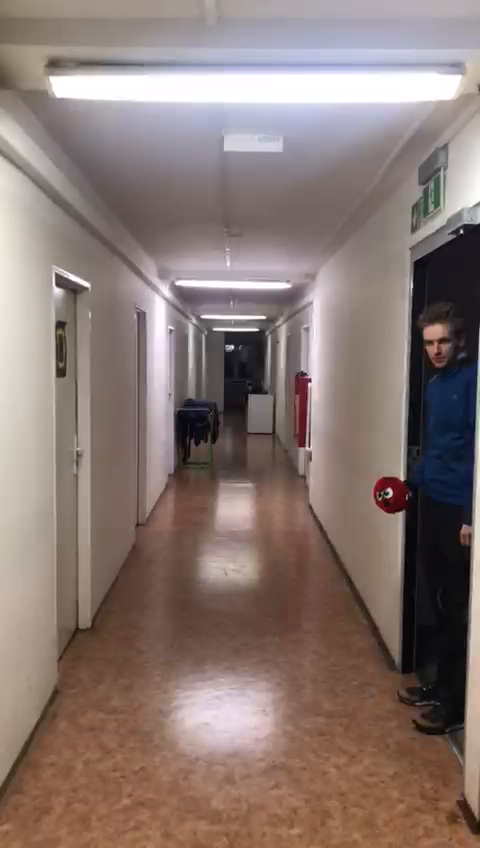
#> input picture frame 6 of video.mp4, 480 x 848 px
$ python testedif.py
#> lines starting #> are read from the running program, lines starting #| are printed output that depends on the picture; after the words box and inside, x2 and y2 are one past the last pixel; in counts of white or black regions, pixels touching at a corner belong together
import cv2
import numpy as np
from scipy.ndimage.filters import gaussian_filter
from umucv.umucv.kalman import kalman, ukf
import umucv.umucv.htrans as ht

REDU = 8
def rgbh(xs,mask):
    def normhist(x): return x / np.sum(x)

    def h(rgb):
        return cv2.calcHist([rgb]
                                , [0,1,2]
                                , imCropMask
                                ,[256//REDU, 256//REDU, 256//REDU]
                                , [0,256] + [0,256] + [0,2561]
                            )
    return normhist(sum(map(h,xs)))

def smooth(s,x):
    return gaussian_filter(x,s,mode='constant')

cap = cv2.VideoCapture("video.mp4")
fgbg = cv2.createBackgroundSubtractorMOG2(500,60, True)
kernel = np.ones((3,3) , np.uint8)
crop = False
camshift = False

termination = (cv2.TERM_CRITERIA_EPS    | cv2.TERM_CRITERIA_COUNT,10,1)

font = cv2.FONT_HERSHEY_SIMPLEX
pause = False
degree = np.pi/180
a = np.array([0,900])

fps = 120
dt = 1/fps
t = np.arange(0,2.01,dt)
noise = 3

F = np.array(
    [1, 0, dt, 0,
     0, 1, 0, dt,
     0, 0, 1, 0,
     0, 0, 0, 1 ]).reshape(4,4)

B = np.array(
    [dt**2/2, 0,
     0,       dt**2/2,
     dt,      0,
     0,       dt ]).reshape(4,2)

H = np.array(
    [1, 0, 0, 0,
     0, 1, 0, 0]).reshape(2,4)

mu = np.array([0,0,0,0])
P = np.diag([1000,1000,1000,1000])**2
#res = [(mu,P,mu)]
res=[]
N = 15

sigmaM = 0.0001
sigmaZ = 3* noise

Q = sigmaM**2 * np.eye(4)
R = sigmaZ**2 * np.eye(2)

listCenterX=[]
listCenterY=[]
listpoints=[]


while True:
    cv2.waitKey(40)
    key = cv2.waitKey(1) & 0xFF
#> (key q is pressed here)
    if key== ord("c") : crop = True
    if key== ord("p") : P = np.diag([100,100,100,100])**2
    if key== 27: break
    if key== ord(" ") : pause = not pause
    if (pause) : continue


    ret, frame = cap.read()
#> frame is the input picture: shape (848, 480, 3); mean B, G, R 115.2, 120.4, 137
    #
    #frame = cv2.resize(frame, (1366,768))

    fgmask = fgbg.apply(frame)
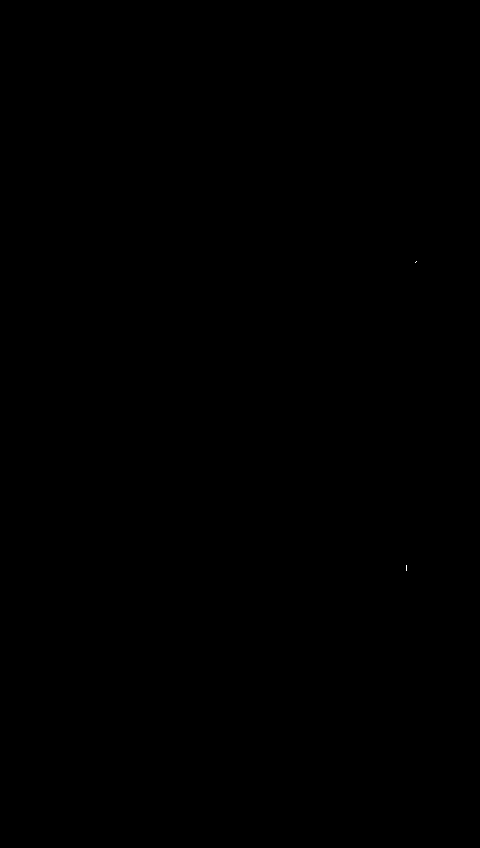
#> fgmask: shape (848, 480); values 127 (black) and 255 (white), 0% white in thin lines or dots, all inside (x1, y1, x2, y2) = (406, 261, 417, 571)

    fgmask = cv2.erode(fgmask,kernel,iterations = 1)
#> fgmask: shape (848, 480); every value is 127
    fgmask = cv2.medianBlur(fgmask, 3)
    fgmask = cv2.dilate(fgmask,kernel,iterations = 2)

    fgmask = (fgmask > 200).astype(np.uint8)*255
#> fgmask: shape (848, 480); every value is 0
    colorMask = cv2.bitwise_and(frame, frame, mask = fgmask)
#> colorMask: shape (848, 480, 3); every value is 0

    if(crop):
        fromCenter= False
        img = colorMask
        r = cv2.selectROI(img,fromCenter)
        imCrop = img[int(r[1]):int(r[1]+r[3]), int(r[0]):int(r[0]+r[2])]
        crop = False
        camshift = True
        imCropMask = cv2.cvtColor(imCrop, cv2.COLOR_BGR2GRAY)
        ret,imCropMask = cv2.threshold(imCropMask,30,255,cv2.THRESH_BINARY)
        his = smooth(1,rgbh([imCrop],imCropMask))

        roiBox = (int(r[0]), int(r[1]), int(r[2]), int(r[3]))
        cv2.destroyWindow("ROI selector")

    if(camshift):

        cv2.putText(frame,"Center roiBox",(0,10),font,0.5,(0,255,0),2,cv2.LINE_AA)
        cv2.putText(frame,"Estimated Pos", (0,30),font,0.5,(255,255,0),2,cv2.LINE_AA)
        cv2.putText(frame,"Prediction",(0,50),font, 0.5, (0,0,255),2,cv2.LINE_AA)

        rgbr = np.floor_divide(colorMask, REDU)
        r,g,b = rgbr.transpose(2,0,1)
        l = his[r,g,b]
        maxl = l.max()
        aa= np.clip((l*l/maxl*255),0,255).astype(np.uint8)

        (rb,roiBox) = cv2.CamShift(l, roiBox, termination)
        cv2.ellipse(frame, rb, (0, 255, 0), 2)

        xo = int (roiBox[0]+roiBox[2]/2)
        yo = int (roiBox[1]+roiBox[3]/2)
        error=(roiBox[3])

        if(yo<error or fgmask.sum()<50):
            mu,P,pred= kalman(mu,P,F,Q,B,a,None,H,R)
            m="None"
            mm=False
        else:
            mu,P,pred=kalman(mu,P,F,Q,B,a,np.array([xo,yo]),H,R)
            m="normal"
            mm=True

        if(mm) :
            listCenterX.append(xo)
            listCenterY.append(yo)

        listpoints.append((xo,yo,m))
        res += [(mu,P)]

        mu2 = mu
        P2 = P
        res2 = []

        for _ in range(fps*2):
            mu2,P2,pred2=kalman(mu2,P2,F,Q,B,a,None,H,R)
            res2 += [(mu2,P2)]

        xe = [mu[0] for mu,_ in res]
        xu = [2*np.sqrt(P[0,0]) for _,P in res]
        ye = [mu[1] for mu,_ in res]
        yu = [2*np.sqrt(P[1,1]) for _,P in res]

        xp = [mu2[0] for mu2,_ in res2]
        yp = [mu2[1] for mu2,_ in res2]
        xpu = [2*np.sqrt(P[0,0]) for _,P in res2]
        ypu = [2*np.sqrt(P[1,1]) for _,P in res2]

        for n in range(len(listCenterX)):
            cv2.circle(frame,(int(listCenterX[n]),int(listCenterY[n])),3,(0,255,0),-1)

        for n in [-1]:
            incertidumbre = (xu[n]+yu[n])/2
            cv2.circle(frame, (int(xe[n]),int(ye[n])),int(incertidumbre),(255,255,0),1)

        for n in range(len(xp)):
            incertidumbreP=(xpu[n]+ypu[n])/2
            cv2.circle(frame,(int(xp[n]), int(yp[n])),int(incertidumbreP),(0,0,255))

        print("Lista de pontos\n")
        for n in range(len(listpoints)):
            print(listpoints[n])

        if(len(listCenterY)>4):
            if( (listCenterY[-5] < listCenterY[-4]) and (listCenterY[-4] < listCenterY[-3])
            and (listCenterY[-3] > listCenterY[-2]) and (listCenterY[-2] > listCenterY[-1])):
                print ("REBOTE")
                listCenterY=[]
                listCenterX=[]
                listpoints=[]
                res=[]
                mu = np.array([0,0,0,0])
                P = np.diag([100,100,100,100])**2


    cv2.imshow("mask",colorMask)
    cv2.imshow("fg", fgmask)
    cv2.imshow("Frame", frame)


    #https://github.com/pabsaura/Prediction-of-Trajectory-with-kalman-filter-and-open-cv
